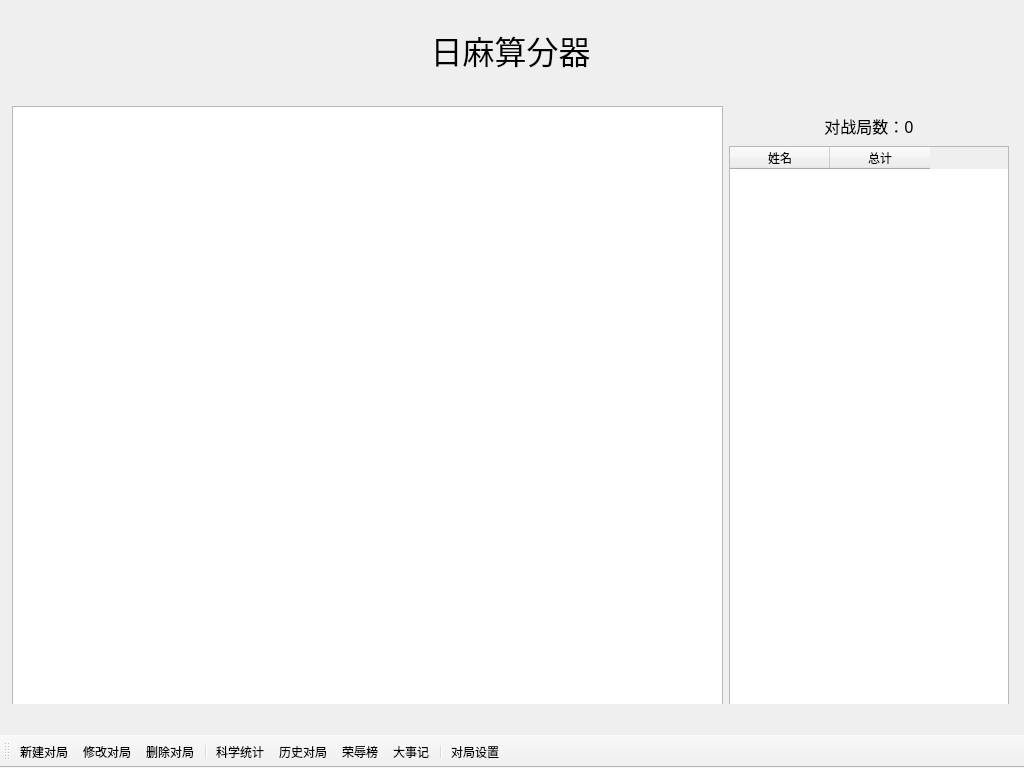
<?xml version="1.0" encoding="UTF-8"?>
<ui version="4.0">
 <class>MainWindow</class>
 <widget class="QMainWindow" name="MainWindow">
  <property name="enabled">
   <bool>true</bool>
  </property>
  <property name="geometry">
   <rect>
    <x>0</x>
    <y>0</y>
    <width>1024</width>
    <height>768</height>
   </rect>
  </property>
  <property name="sizePolicy">
   <sizepolicy hsizetype="Fixed" vsizetype="Fixed">
    <horstretch>0</horstretch>
    <verstretch>0</verstretch>
   </sizepolicy>
  </property>
  <property name="minimumSize">
   <size>
    <width>1024</width>
    <height>768</height>
   </size>
  </property>
  <property name="maximumSize">
   <size>
    <width>1024</width>
    <height>768</height>
   </size>
  </property>
  <property name="contextMenuPolicy">
   <enum>Qt::NoContextMenu</enum>
  </property>
  <property name="windowTitle">
   <string>日麻算分器</string>
  </property>
  <property name="windowIcon">
   <iconset>
    <normalon>:/Icons/icon.png</normalon>
   </iconset>
  </property>
  <widget class="QWidget" name="centralwidget">
   <property name="sizePolicy">
    <sizepolicy hsizetype="Fixed" vsizetype="Fixed">
     <horstretch>0</horstretch>
     <verstretch>0</verstretch>
    </sizepolicy>
   </property>
   <property name="minimumSize">
    <size>
     <width>1024</width>
     <height>704</height>
    </size>
   </property>
   <property name="maximumSize">
    <size>
     <width>1024</width>
     <height>704</height>
    </size>
   </property>
   <widget class="QWidget" name="horizontalLayoutWidget">
    <property name="geometry">
     <rect>
      <x>0</x>
      <y>0</y>
      <width>1021</width>
      <height>740</height>
     </rect>
    </property>
    <layout class="QVBoxLayout" name="verticalLayout_9">
     <property name="sizeConstraint">
      <enum>QLayout::SetDefaultConstraint</enum>
     </property>
     <property name="leftMargin">
      <number>12</number>
     </property>
     <property name="rightMargin">
      <number>12</number>
     </property>
     <item>
      <widget class="QLabel" name="label">
       <property name="sizePolicy">
        <sizepolicy hsizetype="Preferred" vsizetype="Minimum">
         <horstretch>0</horstretch>
         <verstretch>0</verstretch>
        </sizepolicy>
       </property>
       <property name="minimumSize">
        <size>
         <width>0</width>
         <height>100</height>
        </size>
       </property>
       <property name="maximumSize">
        <size>
         <width>16777215</width>
         <height>100</height>
        </size>
       </property>
       <property name="font">
        <font>
         <family>微软雅黑</family>
         <pointsize>24</pointsize>
        </font>
       </property>
       <property name="text">
        <string>日麻算分器</string>
       </property>
       <property name="textFormat">
        <enum>Qt::PlainText</enum>
       </property>
       <property name="alignment">
        <set>Qt::AlignCenter</set>
       </property>
      </widget>
     </item>
     <item>
      <layout class="QHBoxLayout" name="horizontalLayout_3" stretch="4,1">
       <property name="sizeConstraint">
        <enum>QLayout::SetDefaultConstraint</enum>
       </property>
       <item>
        <widget class="QTableWidget" name="pointTable">
         <property name="focusPolicy">
          <enum>Qt::NoFocus</enum>
         </property>
         <property name="horizontalScrollBarPolicy">
          <enum>Qt::ScrollBarAlwaysOff</enum>
         </property>
         <property name="editTriggers">
          <set>QAbstractItemView::NoEditTriggers</set>
         </property>
         <property name="showDropIndicator" stdset="0">
          <bool>false</bool>
         </property>
         <property name="dragDropOverwriteMode">
          <bool>false</bool>
         </property>
         <property name="selectionBehavior">
          <enum>QAbstractItemView::SelectRows</enum>
         </property>
         <attribute name="verticalHeaderVisible">
          <bool>false</bool>
         </attribute>
        </widget>
       </item>
       <item>
        <layout class="QVBoxLayout" name="verticalLayout_7">
         <property name="spacing">
          <number>0</number>
         </property>
         <property name="sizeConstraint">
          <enum>QLayout::SetDefaultConstraint</enum>
         </property>
         <item>
          <widget class="QLabel" name="gameCount">
           <property name="sizePolicy">
            <sizepolicy hsizetype="Preferred" vsizetype="Fixed">
             <horstretch>0</horstretch>
             <verstretch>0</verstretch>
            </sizepolicy>
           </property>
           <property name="minimumSize">
            <size>
             <width>0</width>
             <height>40</height>
            </size>
           </property>
           <property name="maximumSize">
            <size>
             <width>16777215</width>
             <height>40</height>
            </size>
           </property>
           <property name="font">
            <font>
             <family>黑体</family>
             <pointsize>12</pointsize>
            </font>
           </property>
           <property name="text">
            <string>对战局数：0</string>
           </property>
           <property name="alignment">
            <set>Qt::AlignCenter</set>
           </property>
          </widget>
         </item>
         <item>
          <widget class="QTableWidget" name="moneyTable">
           <property name="sizePolicy">
            <sizepolicy hsizetype="Expanding" vsizetype="Expanding">
             <horstretch>1</horstretch>
             <verstretch>0</verstretch>
            </sizepolicy>
           </property>
           <property name="minimumSize">
            <size>
             <width>280</width>
             <height>500</height>
            </size>
           </property>
           <property name="maximumSize">
            <size>
             <width>10000</width>
             <height>10000</height>
            </size>
           </property>
           <property name="focusPolicy">
            <enum>Qt::NoFocus</enum>
           </property>
           <property name="contextMenuPolicy">
            <enum>Qt::NoContextMenu</enum>
           </property>
           <property name="horizontalScrollBarPolicy">
            <enum>Qt::ScrollBarAlwaysOff</enum>
           </property>
           <property name="editTriggers">
            <set>QAbstractItemView::NoEditTriggers</set>
           </property>
           <property name="tabKeyNavigation">
            <bool>false</bool>
           </property>
           <property name="showDropIndicator" stdset="0">
            <bool>false</bool>
           </property>
           <property name="dragDropOverwriteMode">
            <bool>false</bool>
           </property>
           <property name="selectionBehavior">
            <enum>QAbstractItemView::SelectRows</enum>
           </property>
           <attribute name="horizontalHeaderHighlightSections">
            <bool>false</bool>
           </attribute>
           <attribute name="verticalHeaderVisible">
            <bool>false</bool>
           </attribute>
           <column>
            <property name="text">
             <string>姓名</string>
            </property>
           </column>
           <column>
            <property name="text">
             <string>总计</string>
            </property>
           </column>
          </widget>
         </item>
        </layout>
       </item>
      </layout>
     </item>
    </layout>
   </widget>
  </widget>
  <widget class="QToolBar" name="toolBar">
   <property name="sizePolicy">
    <sizepolicy hsizetype="Fixed" vsizetype="Fixed">
     <horstretch>0</horstretch>
     <verstretch>0</verstretch>
    </sizepolicy>
   </property>
   <property name="minimumSize">
    <size>
     <width>0</width>
     <height>0</height>
    </size>
   </property>
   <property name="maximumSize">
    <size>
     <width>16777215</width>
     <height>64</height>
    </size>
   </property>
   <property name="font">
    <font>
     <family>微软雅黑</family>
    </font>
   </property>
   <property name="contextMenuPolicy">
    <enum>Qt::ActionsContextMenu</enum>
   </property>
   <property name="windowTitle">
    <string>toolBar</string>
   </property>
   <property name="allowedAreas">
    <set>Qt::BottomToolBarArea</set>
   </property>
   <property name="toolButtonStyle">
    <enum>Qt::ToolButtonTextUnderIcon</enum>
   </property>
   <property name="floatable">
    <bool>false</bool>
   </property>
   <attribute name="toolBarArea">
    <enum>BottomToolBarArea</enum>
   </attribute>
   <attribute name="toolBarBreak">
    <bool>false</bool>
   </attribute>
   <addaction name="resultUpload"/>
   <addaction name="resultModify"/>
   <addaction name="resultDelete"/>
   <addaction name="separator"/>
   <addaction name="resultStatistic"/>
   <addaction name="gameHistory"/>
   <addaction name="HonorAction"/>
   <addaction name="bigEvent"/>
   <addaction name="separator"/>
   <addaction name="settings"/>
  </widget>
  <action name="resultUpload">
   <property name="checked">
    <bool>false</bool>
   </property>
   <property name="icon">
    <iconset resource="../Icons.qrc">
     <normaloff>:/Icons/upload.png</normaloff>:/Icons/upload.png</iconset>
   </property>
   <property name="text">
    <string>新建对局</string>
   </property>
   <property name="toolTip">
    <string>上传结果</string>
   </property>
  </action>
  <action name="resultModify">
   <property name="icon">
    <iconset>
     <normalon>:/Icons/edit.png</normalon>
    </iconset>
   </property>
   <property name="text">
    <string>修改对局</string>
   </property>
  </action>
  <action name="resultDelete">
   <property name="icon">
    <iconset resource="../Icons.qrc">
     <normaloff>:/Icons/delete.png</normaloff>:/Icons/delete.png</iconset>
   </property>
   <property name="text">
    <string>删除对局</string>
   </property>
   <property name="iconText">
    <string notr="true">删除对局</string>
   </property>
   <property name="toolTip">
    <string>删除对局</string>
   </property>
   <property name="shortcut">
    <string>Backspace</string>
   </property>
  </action>
  <action name="settings">
   <property name="icon">
    <iconset resource="../Icons.qrc">
     <normaloff>:/Icons/settings.png</normaloff>:/Icons/settings.png</iconset>
   </property>
   <property name="text">
    <string>对局设置  </string>
   </property>
   <property name="toolTip">
    <string>设置  </string>
   </property>
  </action>
  <action name="resultStatistic">
   <property name="icon">
    <iconset resource="../Icons.qrc">
     <normaloff>:/Icons/statistic.png</normaloff>:/Icons/statistic.png</iconset>
   </property>
   <property name="text">
    <string>科学统计</string>
   </property>
  </action>
  <action name="luckStatistic">
   <property name="icon">
    <iconset resource="../Icons.qrc">
     <normaloff>:/Icons/lucky.png</normaloff>:/Icons/lucky.png</iconset>
   </property>
   <property name="text">
    <string>玄学统计</string>
   </property>
  </action>
  <action name="bigEvent">
   <property name="icon">
    <iconset resource="../Icons.qrc">
     <normaloff>:/Icons/record.png</normaloff>:/Icons/record.png</iconset>
   </property>
   <property name="text">
    <string>大事记</string>
   </property>
  </action>
  <action name="gameHistory">
   <property name="icon">
    <iconset resource="../Icons.qrc">
     <normaloff>:/Icons/calender.png</normaloff>:/Icons/calender.png</iconset>
   </property>
   <property name="text">
    <string>历史对局</string>
   </property>
  </action>
  <action name="HonorAction">
   <property name="icon">
    <iconset resource="../Icons.qrc">
     <normaloff>:/Icons/honor.png</normaloff>:/Icons/honor.png</iconset>
   </property>
   <property name="text">
    <string>荣辱榜</string>
   </property>
  </action>
 </widget>
 <resources>
  <include location="../Icons.qrc"/>
 </resources>
 <connections/>
</ui>
